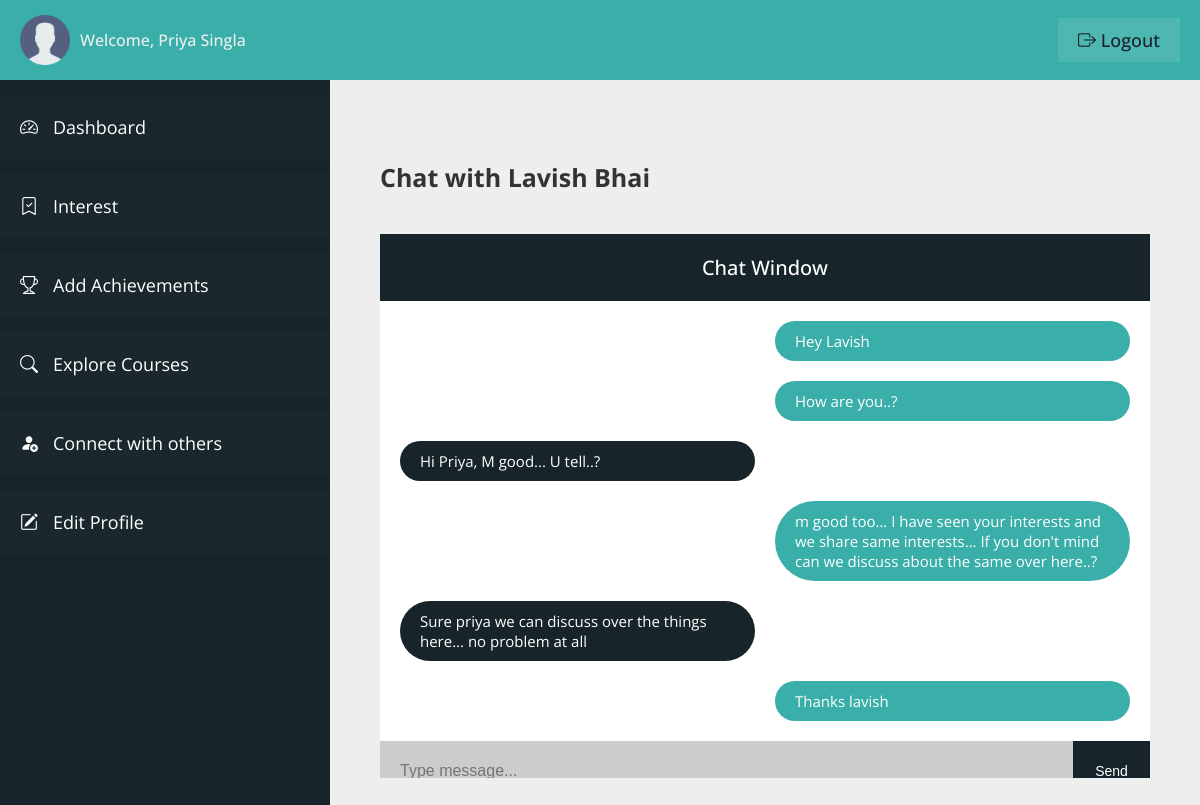
Before: /student/individual-chat.php?profile=5&fname=Lavish&lname=Bhai (signed in) with the older database file.
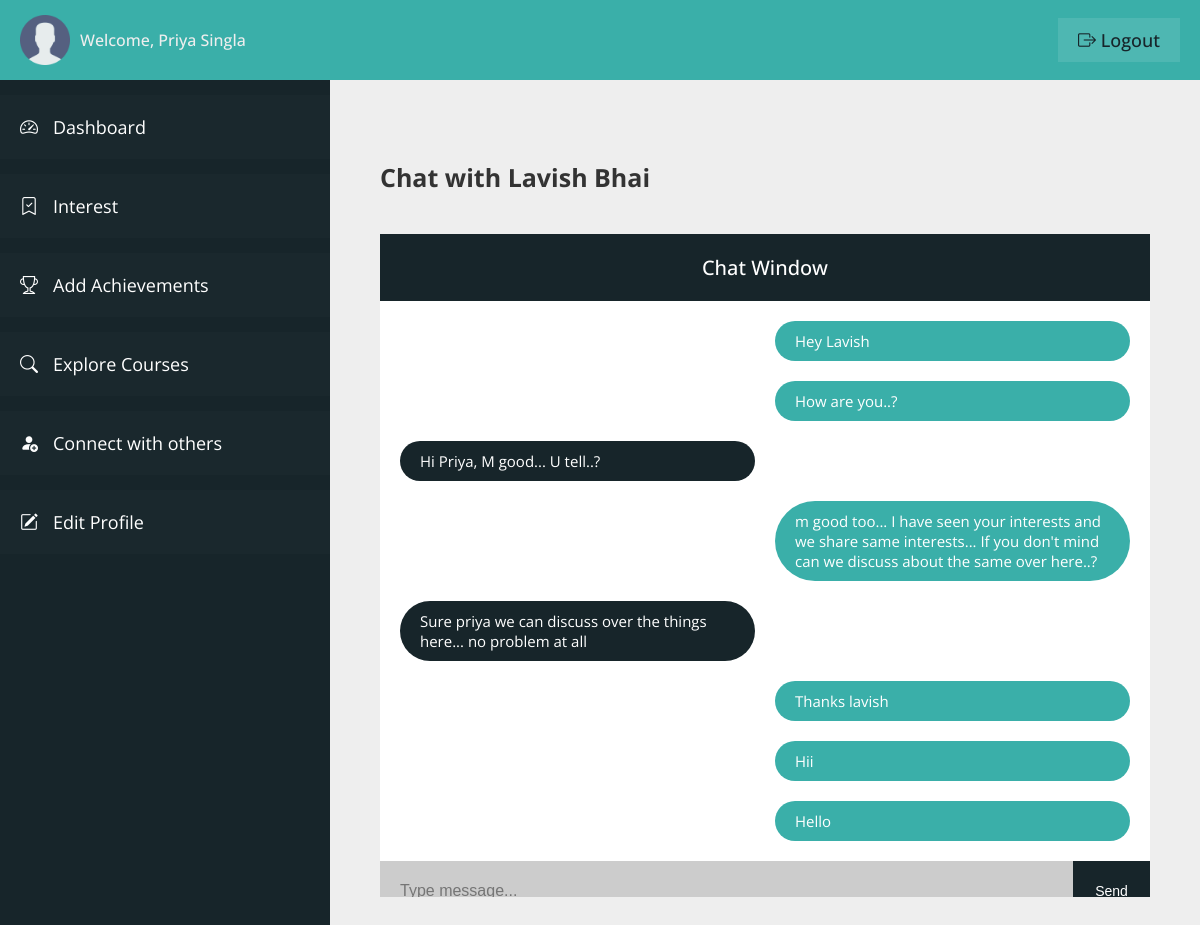
After: the same page with the newer database file.
### tables this page shows
CREATE TABLE `individual_chat` (
  `chat_id` int(11) NOT NULL,
  `message_from` int(11) NOT NULL,
  `message_to` int(11) NOT NULL,
  `message` varchar(1000) NOT NULL,
  `message_time` datetime NOT NULL DEFAULT current_timestamp()
);

### student/individual-chat.php (the view, shortened to what this page needs)
<?php
include "connection.php";
?>
<!DOCTYPE html>
<html lang="en">
<head>
    <link rel="stylesheet" href="css/style-dashboard.css">
    <link rel="stylesheet" href="https://cdn.jsdelivr.net/npm/bootstrap-icons@1.11.0/font/bootstrap-icons.css">
</head>
<body>
    <div class="container">
        <header class="header">
            <div class="header__left">
                <img src="img/user.png" class="user__header-user" alt="user">
                <span class="header__user-name">Welcome,
                    <?php
                    $q = "SELECT * FROM user_table WHERE user_id = '" . $_SESSION['userIdVce'] . "'";
                    $r = mysqli_query($con, $q);
                    if (mysqli_num_rows($r) > 0) {
                        $row = mysqli_fetch_array($r);
                        echo $row['user_firstname'] . ' ' . $row['user_lastname'];
                    }
                    ?>
                </span>
            </div>
            <div class="header__right">
                <a href="logout.php" class="header__user-logout"><i class="bi bi-box-arrow-right"></i> logout</a>
            </div>
        </header>
        <section class="sidebar">
            <ul class="sidebar__items">
                <a href="dashboard.php" class="sidebar__item-link">
                    <li class="sidebar__item">
                        <i class="bi bi-speedometer2"></i>
                        <span>Dashboard</span>
                    </li>
                </a>
                <a href="user-interest.php" class="sidebar__item-link">
                    <li class="sidebar__item">
                        <i class="bi bi-bookmark-check"></i>
                        <span>Interest</span>
                    </li>
                </a>
                <a href="user-achievements.php" class="sidebar__item-link">
                    <li class="sidebar__item">
                        <i class="bi bi-trophy"></i>
                        <span>Add Achievements</span>
                    </li>
                </a>
                <a href="explore-courses.php" class="sidebar__item-link">
                    <li class="sidebar__item">
                        <i class="bi bi-search"></i>
                        <span>Explore Courses</span>
                    </li>
                </a>
                <a href="connect.php" class="sidebar__item-link">
                    <li class="sidebar__item">
                        <i class="bi bi-person-fill-add"></i>
                        <span>Connect with others</span>
                    </li>
                </a>
                <a href="profile.php" class="sidebar__item-link">
                    <li class="sidebar__item">
                        <i class="bi bi-pencil-square"></i>
                        <span>Edit Profile</span>
                    </li>
                </a>
            </ul>
        </section>
        <main class="main__content">
            <h3 class="user__name-chat">
                Chat with <?php
                            echo $_GET['fname'] . " " . $_GET['lname']; ?>
            </h3>
            <h4 class="user__chat-window">Chat Window</h4>
            <div class="user__chat-container">
                <div class="user__chat-area">
                    <?php
                    $qM = "SELECT * FROM `individual_chat` WHERE (`message_from` = '" . $_SESSION['userIdVce'] . "' AND `message_to` = '" . $_GET['profile'] . "') OR (`message_from` = '" . $_GET['profile'] . "' AND `message_to` = '" . $_SESSION['userIdVce'] . "')";
                    $rM = mysqli_query($con, $qM);
                    if (mysqli_num_rows($rM) > 0) {
                        while ($rowM = mysqli_fetch_array($rM)) {
                            if ($rowM['message_from'] == $_SESSION['userIdVce']) { ?>
                                <p></p>
                                <p class="user__chat-msg-sent">
                                    <?php echo $rowM['message']; ?>
                                </p>
                            <?php } else { ?>
                                <p class="user__chat-msg-recieve">
                                    <?php echo $rowM['message']; ?>
                                </p>
                                <p></p>
                        <?php }
                        }
                    } else { ?>
                        <span>Start messaging...</span>
                    <?php }
                    ?>
                </div>
                <form action="<?php echo htmlspecialchars($_SERVER['REQUEST_URI']) ?>" method="post" class="user__chat-typing">
                    <input class="user_chat-input" type="text" placeholder="Type message..." name="u_msg" autocomplete="off">
                    <input type="submit" class="user__chat-btn" value="Send" name="msg_sent">
                </form>
            </div>
        </main>
    </div>
</body>
</html>

Changed rows visible on the page:
added individual_chat: message "Hii"
added individual_chat: message "Hello"
